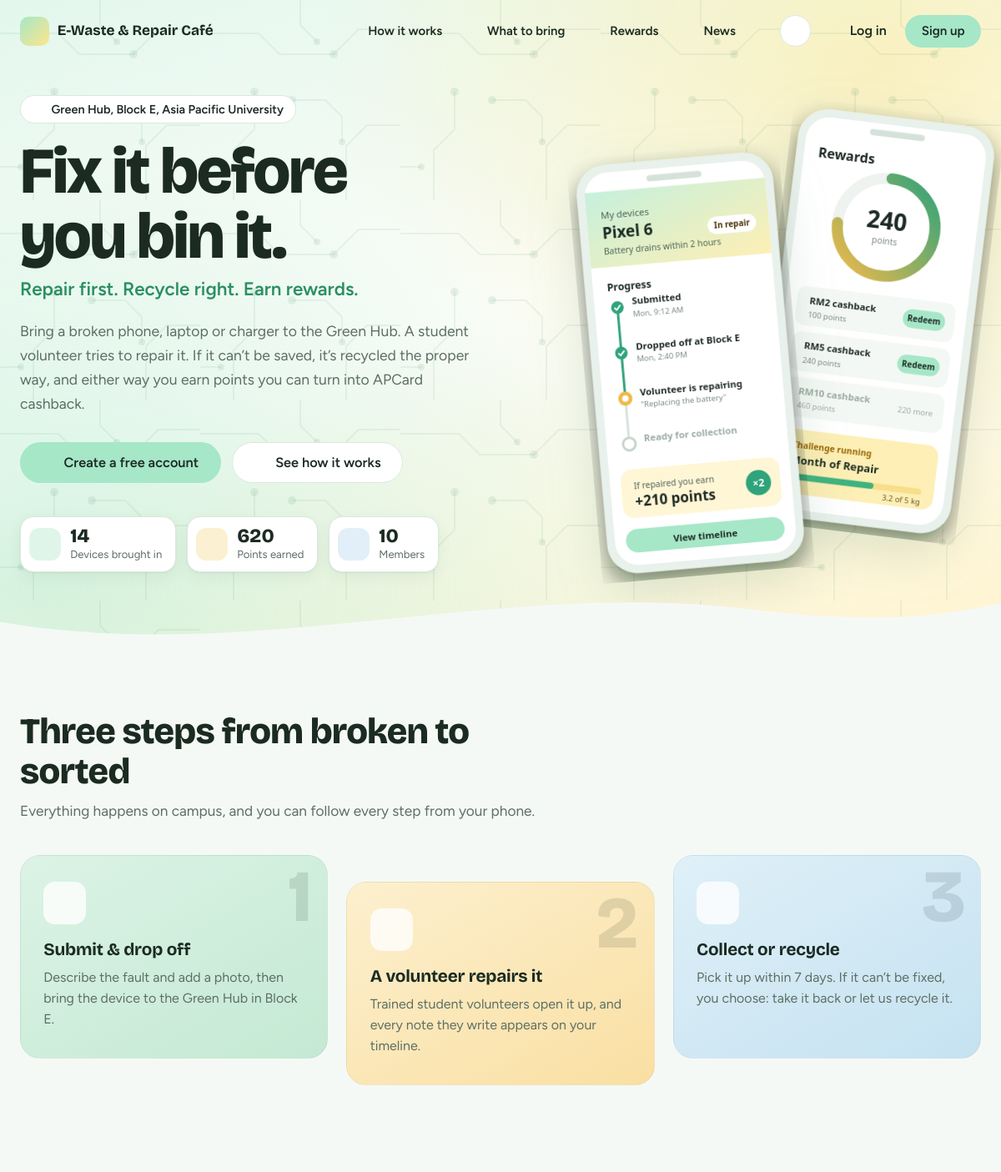
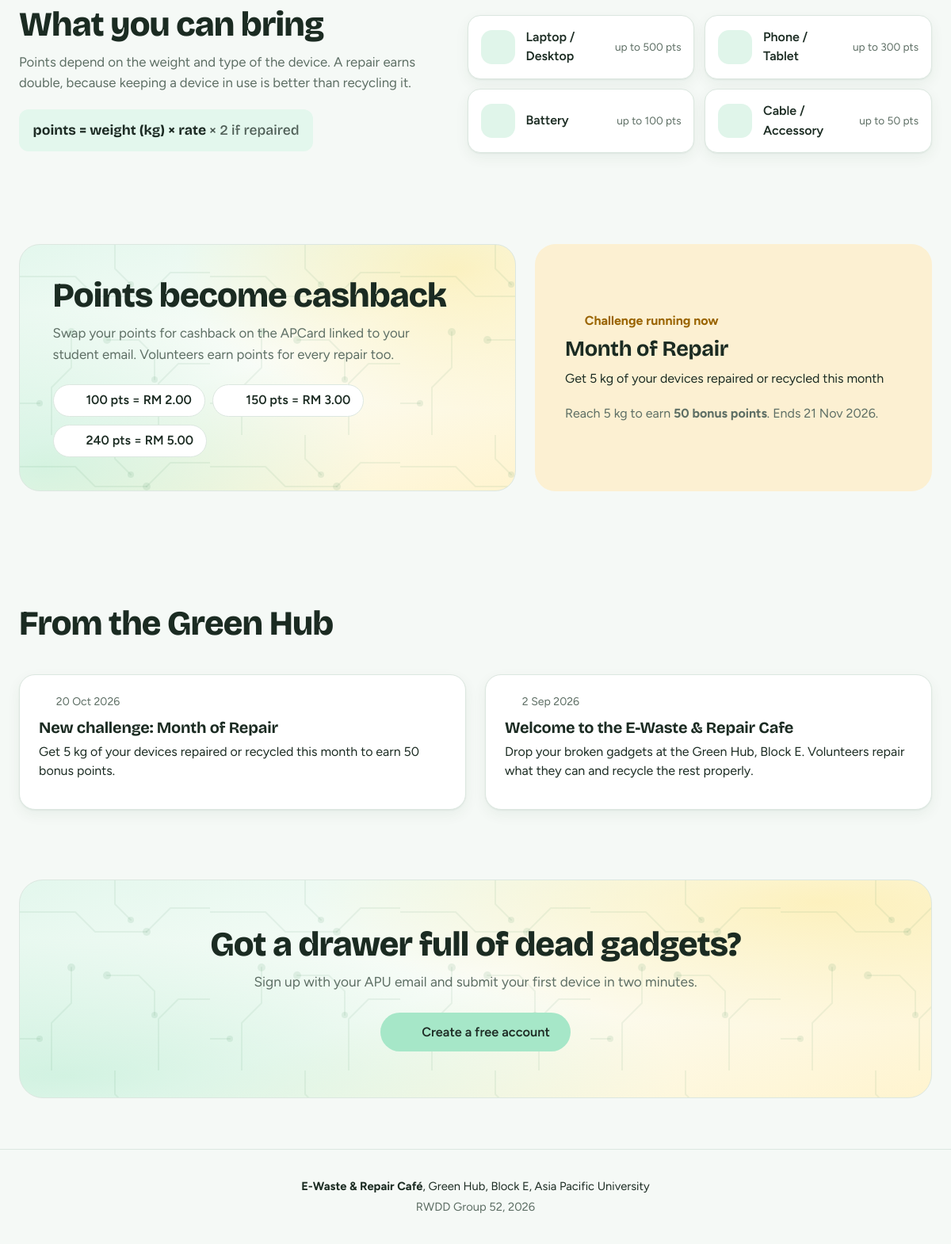
The page / on the database its author committed (2 pictures, top to bottom).
### tables this page shows
CREATE TABLE categories (
  categoryID     VARCHAR(10)    NOT NULL,
  category_name  VARCHAR(50)  NOT NULL,
  multiplier     DECIMAL(7,2) NOT NULL,
  max_points     INT(11)      NOT NULL,
  is_active      TINYINT(1)   NOT NULL DEFAULT 1,
  PRIMARY KEY (categoryID),
  UNIQUE KEY uk_category_name (category_name),
  CONSTRAINT chk_cat_multiplier CHECK (multiplier > 0),
  CONSTRAINT chk_cat_max        CHECK (max_points > 0)
);

CREATE TABLE rewards (
  rewardID         VARCHAR(10)    NOT NULL,
  reward_name      VARCHAR(100) NOT NULL,
  description      VARCHAR(255) NOT NULL,
  points_required  INT(11)      NOT NULL,
  cash_value       DECIMAL(8,2) NOT NULL,
  stock            INT(11)      NOT NULL DEFAULT 0,
  PRIMARY KEY (rewardID),
  CONSTRAINT chk_rw_points CHECK (points_required > 0),
  CONSTRAINT chk_rw_cash   CHECK (cash_value > 0),
  CONSTRAINT chk_rw_stock  CHECK (stock >= 0)
);

CREATE TABLE challenges (
  challengeID   VARCHAR(10)    NOT NULL,
  created_by    VARCHAR(10)  NOT NULL,
  title         VARCHAR(100) NOT NULL,
  description   VARCHAR(255) NOT NULL,
  target_kg     DECIMAL(8,2) NOT NULL,
  start_date    DATE         NOT NULL,
  end_date      DATE         NOT NULL,
  bonus_points  INT(11)      NOT NULL,
  created_at    DATETIME     NOT NULL DEFAULT CURRENT_TIMESTAMP,
  PRIMARY KEY (challengeID),
  CONSTRAINT fk_challenges_admin FOREIGN KEY (created_by) REFERENCES admins(tp_number),
  CONSTRAINT chk_ch_target CHECK (target_kg > 0),
  CONSTRAINT chk_ch_bonus  CHECK (bonus_points > 0),
  CONSTRAINT chk_ch_dates  CHECK (end_date >= start_date)
);

CREATE TABLE announcements (
  announcementID  VARCHAR(10)    NOT NULL,
  created_by      VARCHAR(10)  NOT NULL,
  title           VARCHAR(100) NOT NULL,
  message         VARCHAR(500) NOT NULL,
  created_at      DATETIME     NOT NULL DEFAULT CURRENT_TIMESTAMP,
  PRIMARY KEY (announcementID),
  CONSTRAINT fk_announce_admin FOREIGN KEY (created_by) REFERENCES admins(tp_number)
);

### includes/functions.php (called while the page is built, shortened)
<?php
require_once __DIR__ . '/icons.php';
function e($value)
{
    return htmlspecialchars((string) $value, ENT_QUOTES, 'UTF-8');
}
function rm($amount)
{
    return 'RM ' . number_format((float) $amount, 2);
}
function nice_date($datetime, $withTime = false)
{
    return date($withTime ? 'j M Y, g:i A' : 'j M Y', strtotime($datetime));
}
function db_all($conn, $sql, $types = '', $params = [])
{
    $stmt = $conn->prepare($sql);
    $stmt->execute();
    $result = $stmt->get_result();
    return $result->fetch_all(MYSQLI_ASSOC);
}
function db_one($conn, $sql, $types = '', $params = [])
{
    $rows = db_all($conn, $sql, $types, $params);
    return $rows[0] ?? null;
}
function db_value($conn, $sql, $types = '', $params = [])
{
    $row = db_one($conn, $sql, $types, $params);
    return $row ? array_values($row)[0] : null;
}

### index.php (the view, shortened to what this page needs)
<?php
require 'config/db.php';
require 'includes/functions.php';
$logged_in = !empty($_SESSION['tp_number']);
$stats = [
    'devices' => db_value($conn, "SELECT COUNT(*) FROM devices WHERE status <> 'Cancelled'"),
    'points'  => db_value($conn, "SELECT COALESCE(SUM(points), 0) FROM points_transactions WHERE txn_type IN ('earn', 'bonus')"),
    'members' => db_value($conn, "SELECT COUNT(*) FROM users WHERE is_active = 1"),
];
$categories = db_all($conn, "SELECT category_name, max_points FROM categories WHERE is_active = 1 ORDER BY max_points DESC");
$rewards    = db_all($conn, "SELECT points_required, cash_value FROM rewards WHERE stock > 0 ORDER BY points_required LIMIT 3");
$challenge  = db_one($conn, "SELECT title, description, target_kg, bonus_points, end_date FROM challenges
                             WHERE CURDATE() BETWEEN start_date AND end_date LIMIT 1");
$news       = db_all($conn, "SELECT title, message, created_at FROM announcements ORDER BY created_at DESC LIMIT 2");
?>
<!DOCTYPE html>
<html lang="en">
<head>
    <link rel="stylesheet" href="assets/css/style.css">
</head>
<body class="landing">
<div class="hero-wrap">
    <header class="land-nav">
        <a class="brand" href="index.php"><span class="brand-mark"><?= icon('recycle', 'icon-spin-hover') ?></span><span class="brand-text">E-Waste &amp; Repair Café</span></a>
        <nav class="land-links" aria-label="Homepage sections">
            <a href="#how"><?= icon('wrench') ?> How it works</a>
            <a href="#bring"><?= icon('box') ?> What to bring</a>
            <a href="#rewards"><?= icon('gift') ?> Rewards</a>
            <a href="#news"><?= icon('megaphone') ?> News</a>
        </nav>
        <div class="land-actions">
            <button type="button" class="icon-btn" data-theme-toggle aria-label="Toggle dark mode" title="Dark mode"><?= icon('moon', 'theme-moon') ?><?= icon('sun', 'theme-sun') ?></button>
            <?php if ($logged_in): ?>
                <a class="btn btn-primary" href="<?= e(home_for($_SESSION['role'])) ?>"><?= icon('home') ?> My dashboard</a>
            <?php else: ?>
                <a class="land-login" href="login.php"><?= icon('user') ?> Log in</a>
                <a class="btn btn-primary" href="register.php">Sign up</a>
            <?php endif; ?>
        </div>
    </header>
    <section class="hero">
        <div class="hero-text">
            <p class="hero-place"><?= icon('leaf') ?> Green Hub, Block E, Asia Pacific University</p>
            <h1>Fix it before<br>you bin it.</h1>
            <p class="hero-sub">Repair first. Recycle right. Earn rewards.</p>
            <p class="hero-lead">Bring a broken phone, laptop or charger to the Green Hub. A student volunteer tries to repair it. If it can’t be saved, it’s recycled the proper way, and either way you earn points you can turn into APCard cashback.</p>
            <div class="hero-cta">
                <?php if ($logged_in): ?>
                    <a class="btn btn-primary btn-lg" href="<?= e(home_for($_SESSION['role'])) ?>"><?= icon('home') ?> Open my dashboard</a>
                <?php else: ?>
                    <a class="btn btn-primary btn-lg" href="register.php"><?= icon('user-plus') ?> Create a free account</a>
                    <a class="btn btn-outline btn-lg" href="#how"><?= icon('eye') ?> See how it works</a>
                <?php endif; ?>
            </div>
            <div class="hero-stats">
                <div><span class="stat-icon tint-mint"><?= icon('device') ?></span><dl><dd><?= number_format($stats['devices']) ?></dd><dt>Devices brought in</dt></dl></div>
                <div><span class="stat-icon tint-gold"><?= icon('star') ?></span><dl><dd><?= number_format($stats['points']) ?></dd><dt>Points earned</dt></dl></div>
                <div><span class="stat-icon tint-sky"><?= icon('users') ?></span><dl><dd><?= number_format($stats['members']) ?></dd><dt>Members</dt></dl></div>
            </div>
        </div>
        <div class="hero-phones" aria-hidden="true">
            <img class="phone phone-back" src="assets/img/phone-points.svg" alt="" width="270" height="540">
            <img class="phone phone-front" src="assets/img/phone-track.svg" alt="" width="270" height="540">
        </div>
    </section>
    <svg class="hero-curve" viewBox="0 0 1440 120" preserveAspectRatio="none" aria-hidden="true"><path d="M0 70 C 360 140 720 0 1080 50 C 1260 75 1360 60 1440 40 V120 H0 Z"/></svg>
</div>
<main id="main">
    <section class="land-section" id="how">
        <div class="section-intro">
            <h2>Three steps from broken to sorted</h2>
            <p>Everything happens on campus, and you can follow every step from your phone.</p>
        </div>
        <ol class="step-tiles">
            <li class="tile tile-mint">
                <span class="stat-icon"><?= icon('box') ?></span>
                <h3>Submit &amp; drop off</h3>
                <p>Describe the fault and add a photo, then bring the device to the Green Hub in Block E.</p>
            </li>
            <li class="tile tile-gold">
                <span class="stat-icon"><?= icon('wrench') ?></span>
                <h3>A volunteer repairs it</h3>
                <p>Trained student volunteers open it up, and every note they write appears on your timeline.</p>
            </li>
            <li class="tile tile-sky">
                <span class="stat-icon"><?= icon('recycle') ?></span>
                <h3>Collect or recycle</h3>
                <p>Pick it up within 7 days. If it can’t be fixed, you choose: take it back or let us recycle it.</p>
            </li>
        </ol>
    </section>
    <section class="land-section split" id="bring">
        <div>
            <h2>What you can bring</h2>
            <p class="muted">Points depend on the weight and type of the device. A repair earns double, because keeping a device in use is better than recycling it.</p>
            <p class="formula">points = weight (kg) × rate <span>× 2 if repaired</span></p>
        </div>
        <ul class="cat-list">
            <?php foreach ($categories as $c): ?>
                <li>
                    <span class="stat-icon tint-mint"><?= icon(category_icon_name($c['category_name'])) ?></span>
                    <span class="cat-name"><?= e($c['category_name']) ?></span>
                    <span class="cat-max">up to <?= (int) $c['max_points'] ?> pts</span>
                </li>
            <?php endforeach; ?>
        </ul>
    </section>
    <section class="land-section rewards" id="rewards">
        <div class="reward-card">
            <h2>Points become cashback</h2>
            <p>Swap your points for cashback on the APCard linked to your student email. Volunteers earn points for every repair too.</p>
            <ul class="reward-chips">
                <?php foreach ($rewards as $r): ?>
                    <li><?= icon('star') ?> <?= (int) $r['points_required'] ?> pts = <?= rm($r['cash_value']) ?></li>
                <?php endforeach; ?>
            </ul>
        </div>
        <div class="challenge-card">
            <?php if ($challenge): ?>
                <p class="challenge-tag"><?= icon('flag') ?> Challenge running now</p>
                <h3><?= e($challenge['title']) ?></h3>
                <p><?= e($challenge['description']) ?></p>
                <p class="challenge-meta">Reach <?= e($challenge['target_kg'] + 0) ?> kg to earn <strong><?= (int) $challenge['bonus_points'] ?> bonus points</strong>. Ends <?= nice_date($challenge['end_date']) ?>.</p>
            <?php else: ?>
                <p class="challenge-tag"><?= icon('flag') ?> Challenges</p>
                <h3>No challenge is running right now</h3>
                <p>New challenges are posted on the announcement board. Everyone who reaches the target gets bonus points.</p>
            <?php endif; ?>
        </div>
    </section>
    <section class="land-section" id="news">
        <div class="section-intro">
            <h2>From the Green Hub</h2>
        </div>
        <div class="news-grid">
            <?php foreach ($news as $n): ?>
                <article class="news-item">
                    <time datetime="<?= e(date('Y-m-d', strtotime($n['created_at']))) ?>"><?= icon('calendar') ?> <?= nice_date($n['created_at']) ?></time>
                    <h3><?= e($n['title']) ?></h3>
                    <p><?= e($n['message']) ?></p>
                </article>
            <?php endforeach; ?>
        </div>
    </section>
    <section class="final-cta">
        <h2>Got a drawer full of dead gadgets?</h2>
        <p>Sign up with your APU email and submit your first device in two minutes.</p>
        <?php if (!$logged_in): ?>
            <a class="btn btn-primary btn-lg" href="register.php"><?= icon('user-plus') ?> Create a free account</a>
        <?php endif; ?>
    </section>
</main>
<footer class="land-footer">
    <p><strong>E-Waste &amp; Repair Café</strong>, Green Hub, Block E, Asia Pacific University</p>
    <p class="muted">RWDD Group 52, <?= date('Y') ?></p>
</footer>
</body>
</html>

### includes/icons.php (shortened to what this page needs)
<?php
function icon($name, $class = '')
{
    $svg = $paths[$name] ?? $paths['box'];
    return '<svg class="icon ' . $class . '" viewBox="0 0 24 24" aria-hidden="true" focusable="false">' . $svg . '</svg>';
}
function category_icon_name($category_name)
{
    $n = strtolower($category_name);
    if (strpos($n, 'battery') !== false) return 'battery';
    if (strpos($n, 'laptop') !== false || strpos($n, 'desktop') !== false) return 'laptop';
    if (strpos($n, 'cable') !== false || strpos($n, 'charger') !== false) return 'plug';
    return 'device';
}

### rows shown on the page
categories: category_name "Laptop / Desktop", max_points "500"
categories: category_name "Phone / Tablet", max_points "300"
categories: category_name "Battery", max_points "100"
categories: category_name "Cable / Accessory", max_points "50"
rewards: points_required "100", cash_value "RM 2.00"
rewards: points_required "150", cash_value "RM 3.00"
rewards: points_required "240", cash_value "RM 5.00"
challenges: title "Month of Repair", description "Get 5 kg of your devices repaired or recycled this month", $challenge['target_kg'] + 0 "5", bonus_points "50", end_date "21 Nov 2026"
announcements: created_at "20 Oct 2026", title "New challenge: Month of Repair", message "Get 5 kg of your devices repaired or recycled this month to earn 50 bonus points."
announcements: created_at "2 Sep 2026", title "Welcome to the E-Waste & Repair Cafe", message "Drop your broken gadgets at the Green Hub, Block E. Volunteers repair what they can and recycle the rest properly."

### other values the page prints
$stats['devices'] "14"
$stats['points'] "620"
$stats['members'] "10"
